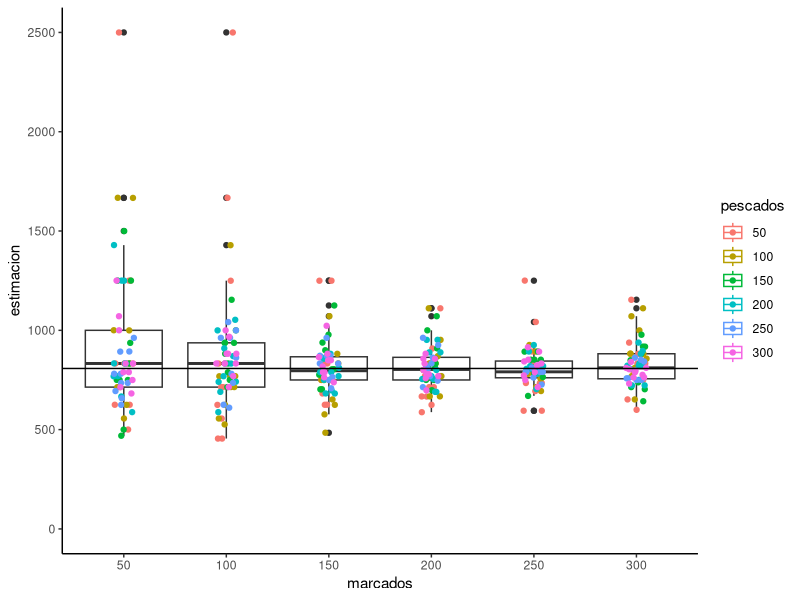
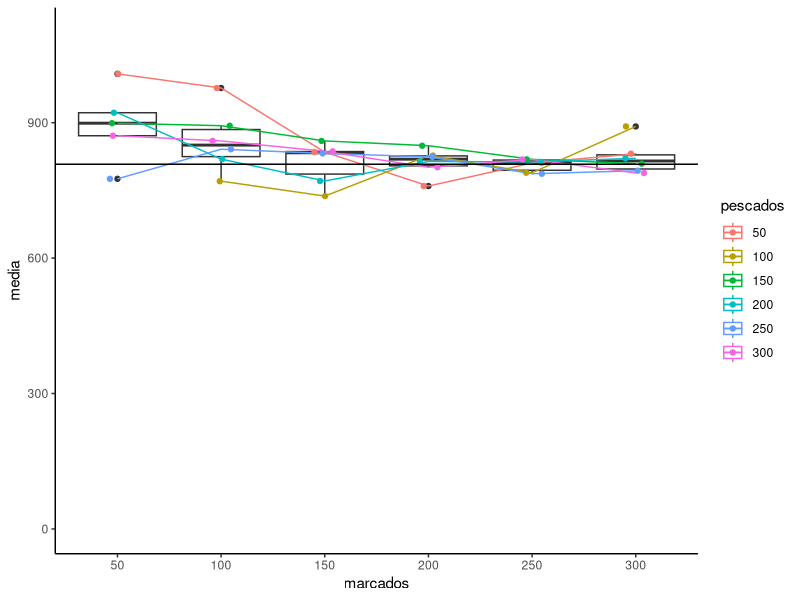
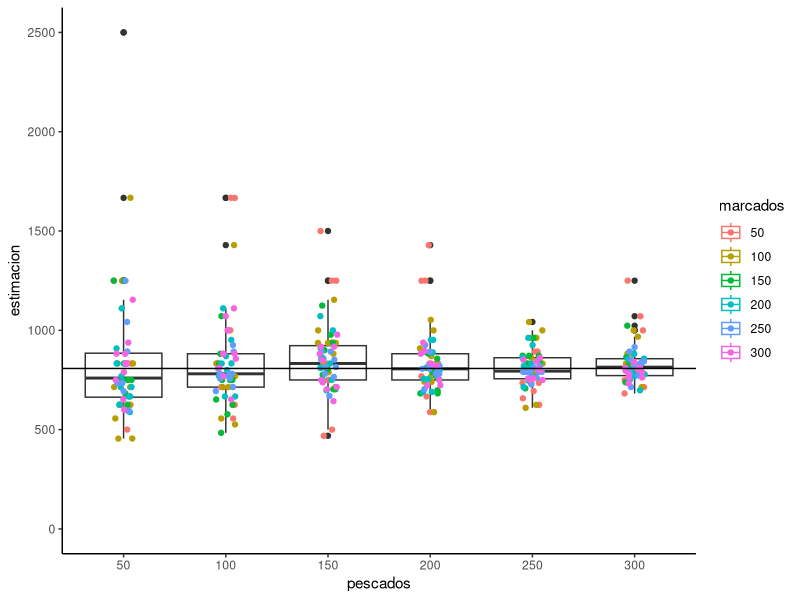
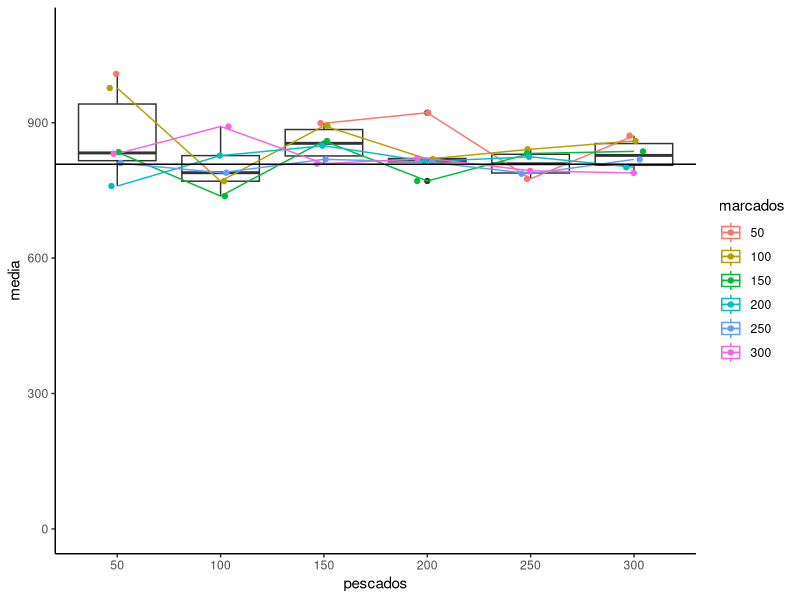

R code for these plots, in order:
## ---- chunk 1
library(tidyverse)

# Esta es nuestra incógnita.
cantidadDePeces <- sample(500:1000,1, replace = FALSE)

# Alternativa. es equivalente pero con replace = TRUE, en este caso cualquier método sirve
# cantidadDePeces <- round(runif(n=1, min=200, max=1000))
#class(cantidadDePeces)
## ---- chunk 2
# Primero se crea la población de peces sin marcar
pez <- c()
marcado <- c()

for (i in 1:cantidadDePeces){
  pez[i] <- i
  marcado[i] <- FALSE
}
poblacionDePeces <- tibble(pez,marcado)

# Aquí se crean las funciones de pescar y marcar
pescar <- function(poblacion, cantidad) {
  sample(poblacion$pez, cantidad)
}

# Me gusta más esta idea, pero tengo que acomodar aguas abajo tambien
#pescar <- function(poblacion, cantidad) {
#  slice_sample(poblacion, cantidad)
#}

marcar <- function(poblacionTotal, poblacionPescada) {
  for (j in poblacionPescada) {
    poblacionTotal[j,]$marcado <- TRUE
  }
  return(poblacionTotal)
}

# Aquí se pesca y marca una determinada porblación
cantidadMarcados <- 100
poblacionDePeces <- marcar(poblacionDePeces, pescar(poblacionDePeces,cantidadMarcados))

# esto es para mostrar que la cosa viene bien
summary(poblacionDePeces)

## ---- chunk 3
cantidadAPescar = 75
nuevaPesca <- tibble(y = pescar(poblacionDePeces,cantidadAPescar))
nuevaPesca <- slice(poblacionDePeces,nuevaPesca$y)
#nuevaPesca <- semi_join(poblacionDePeces,nuevaPesca, join_by(pez == y))

summary(nuevaPesca)

print("Estimación del tamaño de la población: ")
round(cantidadMarcados / mean(nuevaPesca$marcado == TRUE))

## ---- chunk 4
# Tratamientos en elexperimento
nivelesCantidadMarcados <- seq(50, 300, 50)
nivelesNuevaPesca <- seq(50, 300, 50)

# Primero se crea la población de peces sin marcar
pez <- c()
marcado <- c()

for (i in 1:cantidadDePeces){
  pez[i] <- i
  marcado[i] <- FALSE
}
poblacionDePeces <- tibble(pez,marcado)

# Se usaran las funciones de pescar y marcar anteriores

## ---- chunk 5
dataExperimento <- tribble(~marcados, ~pescados, ~estimacion)

for (i in nivelesCantidadMarcados) {
  for (j in nivelesNuevaPesca) {
    for (k in 1:10) {
      poblacion <- marcar(poblacionDePeces, pescar(poblacionDePeces,i))
      pesca <- tibble(y = pescar(poblacion,j))
      pesca <- slice(poblacion,pesca$y)
      est <- round(i / mean(pesca$marcado == TRUE))
      dataExperimento <- add_row(dataExperimento, marcados = factor(i), pescados = factor(j), estimacion = est)
    }
  }
}
dataExperimento
## ---- chunk 6
ggplot(dataExperimento, aes(x = marcados, y = estimacion, group = pescados, colour = pescados)) + 
#  geom_line() +
  geom_boxplot(aes(group = marcados)) +
  geom_jitter(width = 0.1) +
  ylim(c(0,2500)) +
  theme_classic() + 
  geom_hline(yintercept = cantidadDePeces)

## ---- chunk 7
dataExperimento2 <- dataExperimento %>% group_by(marcados, pescados) %>% reframe(media = mean(estimacion))
## ---- chunk 8
 
ggplot(dataExperimento2, aes(x = marcados, y = media, group = pescados, colour = pescados)) + 
  geom_boxplot(aes(group = marcados)) +
  geom_line() +
  geom_jitter(width = 0.1) +
  ylim(c(0,1100)) +
  theme_classic() + 
  geom_hline(yintercept = cantidadDePeces)

## ---- chunk 9
ggplot(dataExperimento, aes(x = pescados, y = estimacion, group = marcados, colour = marcados)) + 
#  geom_line() +
  geom_boxplot(aes(group = pescados)) +
  geom_jitter(width = 0.1) +
  ylim(c(0,2500)) +
  theme_classic() + 
  geom_hline(yintercept = cantidadDePeces)

## ---- chunk 10
ggplot(dataExperimento2, aes(x = pescados, y = media, group = marcados, colour = marcados)) + 
  geom_boxplot(aes(group = pescados)) +
  geom_line() +
  geom_jitter(width = 0.1) +
  ylim(c(0,1100)) +
  theme_classic() + 
  geom_hline(yintercept = cantidadDePeces)

